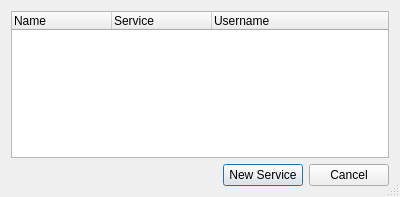
<?xml version="1.0" encoding="UTF-8"?>
<ui version="4.0">
 <class>ToDoListPreferences</class>
 <widget class="QDialog" name="ToDoListPreferences">
  <property name="windowModality">
   <enum>Qt::ApplicationModal</enum>
  </property>
  <property name="geometry">
   <rect>
    <x>0</x>
    <y>0</y>
    <width>400</width>
    <height>197</height>
   </rect>
  </property>
  <property name="windowTitle">
   <string>ToDo List Preferences</string>
  </property>
  <property name="sizeGripEnabled">
   <bool>true</bool>
  </property>
  <property name="modal">
   <bool>true</bool>
  </property>
  <layout class="QVBoxLayout" name="verticalLayout">
   <item>
    <widget class="QTreeWidget" name="serviceList">
     <property name="contextMenuPolicy">
      <enum>Qt::CustomContextMenu</enum>
     </property>
     <column>
      <property name="text">
       <string>Name</string>
      </property>
     </column>
     <column>
      <property name="text">
       <string>Service</string>
      </property>
     </column>
     <column>
      <property name="text">
       <string>Username</string>
      </property>
     </column>
    </widget>
   </item>
   <item>
    <layout class="QHBoxLayout" name="horizontalLayout">
     <item>
      <spacer name="horizontalSpacer">
       <property name="orientation">
        <enum>Qt::Horizontal</enum>
       </property>
       <property name="sizeHint" stdset="0">
        <size>
         <width>40</width>
         <height>20</height>
        </size>
       </property>
      </spacer>
     </item>
     <item>
      <widget class="QPushButton" name="addServiceButton">
       <property name="text">
        <string>New Service</string>
       </property>
      </widget>
     </item>
     <item>
      <widget class="QPushButton" name="cancelButton">
       <property name="text">
        <string>Cancel</string>
       </property>
      </widget>
     </item>
    </layout>
   </item>
  </layout>
 </widget>
 <resources/>
 <connections/>
</ui>
